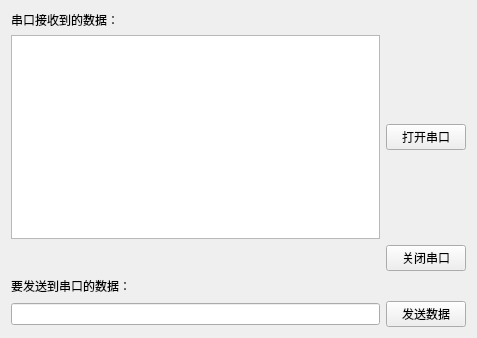
<?xml version="1.0" encoding="UTF-8"?>
<ui version="4.0">
 <class>SerialPortSetClass</class>
 <widget class="QWidget" name="SerialPortSetClass">
  <property name="geometry">
   <rect>
    <x>0</x>
    <y>0</y>
    <width>477</width>
    <height>338</height>
   </rect>
  </property>
  <property name="windowTitle">
   <string>SerialPortSet</string>
  </property>
  <layout class="QGridLayout" name="gridLayout">
   <item row="1" column="0">
    <widget class="QTextBrowser" name="textBrowserRecMsg"/>
   </item>
   <item row="1" column="1">
    <widget class="QPushButton" name="btnOpenCom">
     <property name="text">
      <string>打开串口</string>
     </property>
    </widget>
   </item>
   <item row="0" column="0">
    <widget class="QLabel" name="label">
     <property name="sizePolicy">
      <sizepolicy hsizetype="Preferred" vsizetype="Fixed">
       <horstretch>0</horstretch>
       <verstretch>0</verstretch>
      </sizepolicy>
     </property>
     <property name="text">
      <string>&lt;html&gt;&lt;head/&gt;&lt;body&gt;&lt;p&gt;串口接收到的数据：&lt;/p&gt;&lt;/body&gt;&lt;/html&gt;</string>
     </property>
    </widget>
   </item>
   <item row="6" column="0">
    <widget class="QLineEdit" name="lineEditSendMsg"/>
   </item>
   <item row="6" column="1">
    <widget class="QPushButton" name="btnSendMsg">
     <property name="text">
      <string>发送数据</string>
     </property>
    </widget>
   </item>
   <item row="5" column="0">
    <widget class="QLabel" name="label_2">
     <property name="sizePolicy">
      <sizepolicy hsizetype="Preferred" vsizetype="Fixed">
       <horstretch>0</horstretch>
       <verstretch>0</verstretch>
      </sizepolicy>
     </property>
     <property name="text">
      <string>要发送到串口的数据：</string>
     </property>
    </widget>
   </item>
   <item row="2" column="1">
    <widget class="QPushButton" name="btnCloseCom">
     <property name="text">
      <string>关闭串口</string>
     </property>
    </widget>
   </item>
  </layout>
 </widget>
 <resources/>
 <connections/>
</ui>
